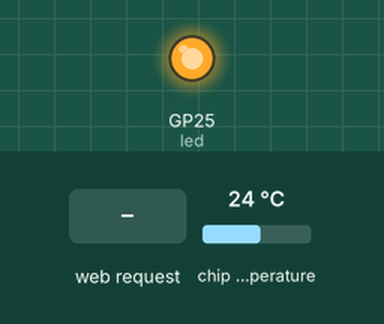
The program below on a simulated Raspberry Pi Pico running MicroPython. Parts: output pins drawn as LEDs (lit = HIGH). The test bench sets the inputs (shaded band); at power-on: chip temperature 24 °C. WiFi joins after 1.5 s; what the program prints to the serial console is not drawn.

Above: at 7.2 s.
7.3 s: HTTP request GET /lighton? received
8.8 s: HTTP request GET /lightoff? received
At 9.6 s:
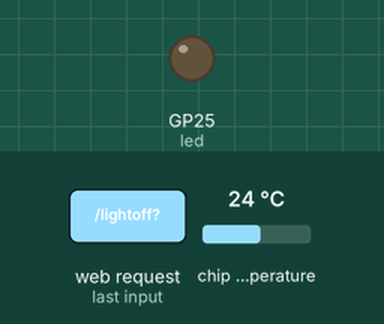
10.3 s: HTTP request GET /lighton received
Timing chart, 0 to 13.3 s (numbered marks = the images above; inputs shaded):
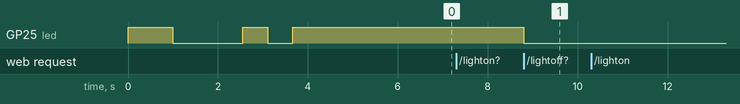

The program:

01_web_server.py
```python
# -*- coding: utf-8 -*-
# Raspberrry Pi Pico W - #01 WEB サービスはじめの一歩 サンプル
# https://projects.raspberrypi.org/en/projects/get-started-pico-w/ をベースに作成しました。
# ・Wi-Fi 接続試行中は LED ゆっくり点滅、エラー発生時は LED 素早く点滅　を追加しました。
# ・Wi-Fi 切断チェックを追加しました。（10秒ごとにチェックして切断されていたら再起動→再接続）

import network
import socket
from time import sleep
import machine
from machine import Timer
from picozero import pico_temp_sensor, pico_led

########## 無線 LAN 設定 ##########
ssid = 'ESSID'
password = 'p@suwaad0'

########## IP アドレス設定 ##########
dhcp = False
# dhcp = True
# dhcp = True の場合は以下の ip, mask, gateway, dns を無視します。
static_ip = '192.168.1.81'
static_mask = '255.255.255.0'
static_gateway = '0.0.0.0'
static_dns = '0.0.0.0'


########## Wi-Fi 接続処理 ##########
mac = ""
WifiConnected = False
def connect():
    global wlan
    global WifiConnected
    wlan = network.WLAN(network.STA_IF)
    global mac
    mac = wlan.config('mac').hex().upper()
    print(f'MACアドレスは {mac}')
    wlan.active(True)
    print(f'Wi-Fi "{ssid}" へ接続しています...', end='')
    wlan.connect(ssid, password)
    if dhcp == False:
        wlan.ifconfig((static_ip, static_mask, static_gateway, static_dns))
    retry = 10
    while (wlan.isconnected() == False) and (retry > 0):
        print('.', end='')
        WLANstatus = wlan.status()
        sleep(2)
        retry -= 1
    if wlan.isconnected():
        ip = wlan.ifconfig()[0]
        print(f'\n接続しました。IP アドレスは {ip}')
        WifiConnected = True
        timer.deinit()
        timer2.init(freq=0.1, mode=Timer.PERIODIC, callback=checkWifi)
        return ip
    else:
        timer.deinit()
        timer.init(freq=5, mode=Timer.PERIODIC, callback=blink)
        if WLANstatus == 1:
            errmsg = 'パスワードが違います。'
        elif WLANstatus == -2:
            errmsg = 'アクセスポイントが見つからないか、応答がありません。'
        else:
            errmsg = f'その他のエラー({WLANstatus})'
        print(f'\n【エラー】Wi-Fi 接続に失敗しました: {errmsg}')
        WifiConnected = False
        sleep(10)
        machine.reset()


########## ソケットを開く処理 ##########
def open_socket(ip):
    address = (ip, 80)
    connection = socket.socket()
    connection.bind(address)
    connection.listen(1)
    print(connection)
    return connection


########## WEB コンテンツ生成 ##########
def webpage(temperature, state, macaddr):
    # HTML テンプレ
    # ・スマホだと小さくなりすぎてしまうので、<meta name="viewport" content="width=240"> を追加しました。
    # ・端末特定のために MAC アドレス表示を追加しました。
    html = f"""
            <!DOCTYPE html>
            <html>
            <head>
            <meta http-equiv="Content-Type" content="text/html; charset=utf-8">
            <meta name="viewport" content="width=240">
            </head>
            <body>
            <form action="./lighton">
            <input type="submit" value="LED ON" />
            </form>
            <form action="./lightoff">
            <input type="submit" value="LED OFF" />
            </form>
            <p>LED は {state}</p>
            <p>温度は {temperature} 度</p>
            <p>MAC アドレスは {macaddr}</p>
            </body>
            </html>
            """
    return str(html)


########## WEB サーバー稼働処理 ##########
def serve(connection):
    global WifiConnected
    state = '点灯'
    pico_led.on()
    temperature = 0
    while True:
        client = connection.accept()[0]
        request = client.recv(1024)
        request = str(request)
        try:
            request = request.split()[1]
        except IndexError:
            pass
        if request == '/lighton?':
            pico_led.on()
            state = '点灯'
        elif request == '/lightoff?':
            pico_led.off()
            state = '消灯'
        temperature = pico_temp_sensor.temp
        print(request)
        global mac
        html = webpage(temperature, state, mac)
        client.send(html)
        client.close()


########## 内蔵 LED 点滅処理 ##########
led = machine.Pin('WL_GPIO0', machine.Pin.OUT)
timer = Timer()
def blink(timer):
    led.toggle()


########## WI-Fi 切断検出処理 ##########
timer2 = Timer()
def checkWifi(timer2):
    if wlan.isconnected() == False:
        print('【エラー】Wi-Fi が切断されました。')
        WifiConnected = False
        machine.reset()


########## メイン プログラム ##########
try:
    # よくある電源投入時に LED がちょっとだけ全点灯するやつ
    led.on()
    sleep(1)
    led.off()
    sleep(1)
    timer.init(freq=1.8, mode=Timer.PERIODIC, callback=blink)

    # Wi-Fi 接続して IP アドレスを取得
    ip = connect()
    sleep(1)

    # 取得した IP アドレスでソケットを開く
    connection = open_socket(ip)
    sleep(1)

    # 開いたソケットで、クライアントからの接続を待って応答する
    serve(connection)

except KeyboardInterrupt:
    # machine.reset()
    # 公式サンプルは Thonny の停止ボタンを押した時に不安定になるので、何もしないに変更
    pass
```

Measured:
- after the input at 7.3 s, every drawn part: stays the same
- after the input at 8.8 s, GP25 (led): HIGH → LOW at once
- after the input at 10.3 s, every drawn part: stays the same
